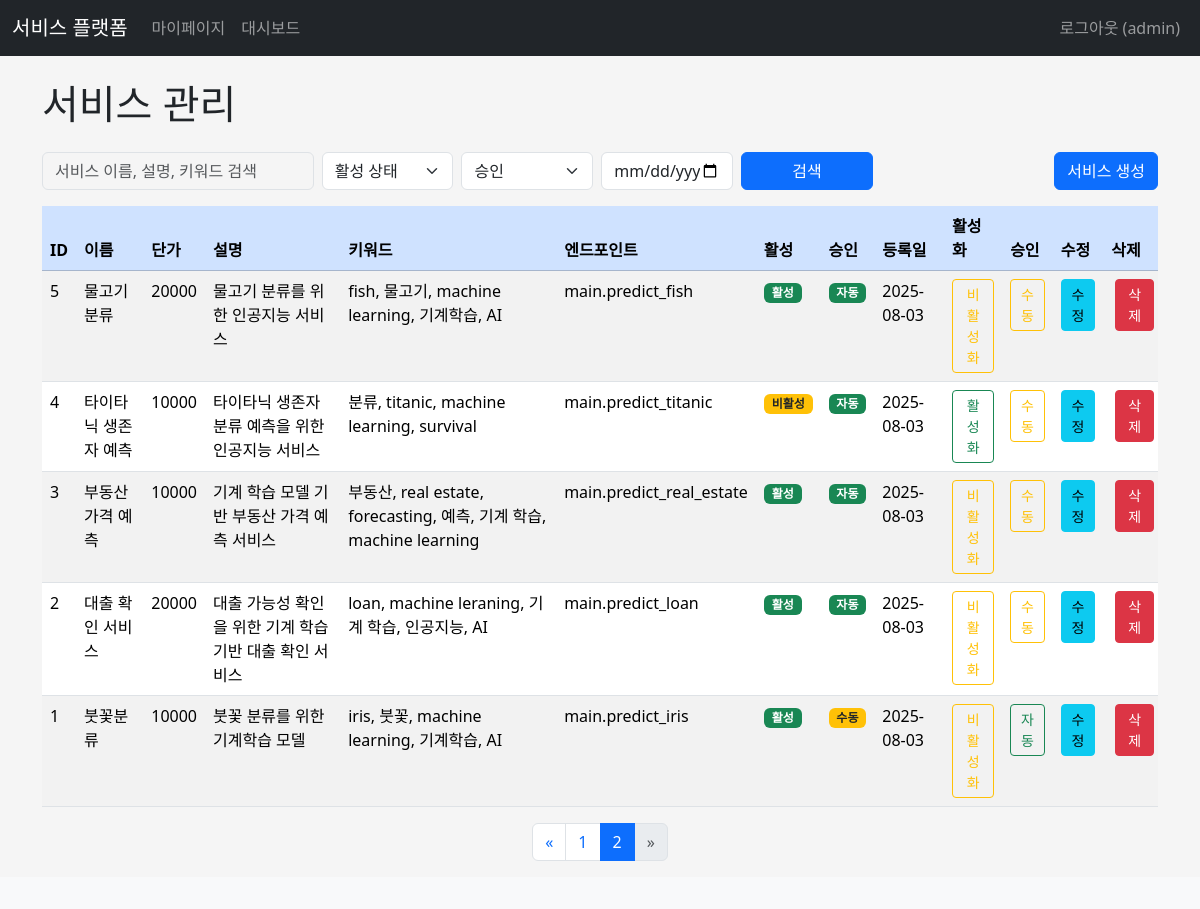
Before: /adminx/services?page=2&search=&is_active=&created_at= (signed in) with the older database file.
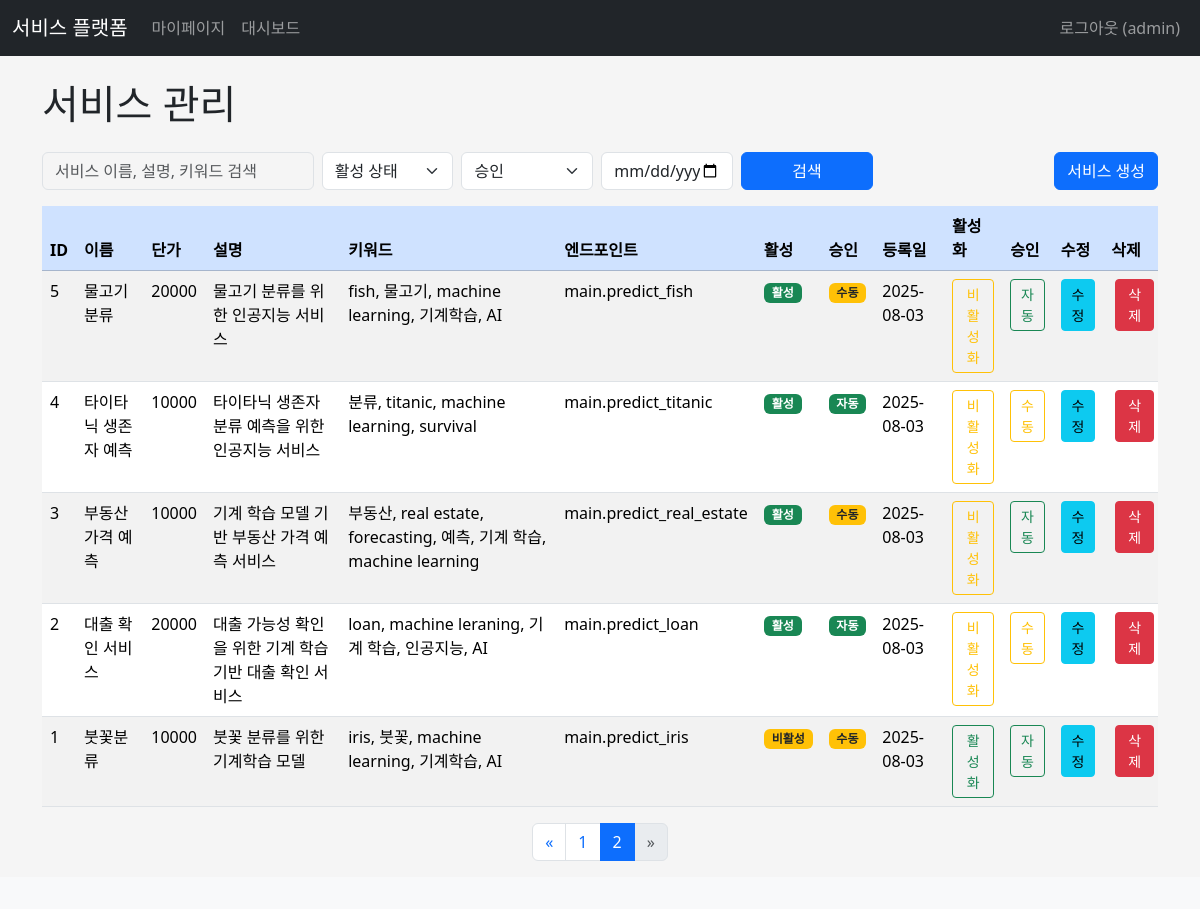
After: the same page with the newer database file.
### apps/dbmodels.py (models this page shows, shortened)
class Service(db.Model):
    __tablename__ = "services"
    id = db.Column(db.Integer, primary_key=True)
    servicename = db.Column(db.String(100), unique=True, nullable=False)
    is_active=db.Column(db.Boolean, default=True)  # 활성화 여부
    is_auto=db.Column(db.Boolean, default=True)  # 자동승인 여부
    price = db.Column(db.Integer, default=0, nullable=False)  # 서비스 단가
    description = db.Column(db.Text, nullable=False)
    keywords = db.Column(db.String(200), nullable=False)
    service_endpoint = db.Column(db.String(255), nullable=True)  # 서비스 엔드포인트 함수, 일단 True
    created_at=db.Column(db.DateTime, default= datetime.now)
    updated_at=db.Column(db.DateTime, default= datetime.now, onupdate=datetime.now)
    subscriptions = db.relationship('Subscription', backref='service', lazy=True, cascade="all, delete-orphan")
    usage_logs = db.relationship('UsageLog', backref='service', lazy=True, cascade="all, delete-orphan")
    prediction_results = db.relationship('PredictionResult', backref='service', lazy=True, cascade="all, delete-orphan")

### apps/adminx/views.py (the view, shortened to what this page needs)
@adminx.route('/services', methods=['GET', 'POST'])
@admin_required
def services():
    PER_PAGE = 10
    page = request.args.get('page', 1, type=int)
    search_query = request.args.get('search', '', type=str)
    is_active_query = request.args.get('is_active', '', type=str) # 'true', 'false', or ''
    is_auto_query = request.args.get('is_auto', '', type=str) # 'true', 'false', or ''
    created_at_query = request.args.get('created_at', '', type=str) # YYYY-MM-DD format
    services_query = Service.query
    if is_active_query:
        if is_active_query == 'true':
            services_query = services_query.filter(Service.is_active == True)
        elif is_active_query == 'false':
            services_query = services_query.filter(Service.is_active == False)
    if is_auto_query:
        if is_auto_query == 'true':
            services_query = services_query.filter(Service.is_auto == True)
        elif is_auto_query == 'false':
            services_query = services_query.filter(Service.is_auto == False)
    services_pagination = services_query.order_by(Service.created_at.desc()).paginate(page=page, per_page=PER_PAGE, error_out=False)
    services = services_pagination.items
    return render_template(
        'adminx/services.html',
        title='사용자 관리',
        services=services,
        pagination=services_pagination,
        search_query=search_query,
        is_active_query=is_active_query,
        is_auto_query=is_auto_query,
        created_at_query=created_at_query,
    )

### apps/dbmodels.py (called while the page is built)
    @property
    def is_authenticated(self):
        return True

### apps/adminx/templates/adminx/services.html (shortened to what the changed rows need)
{% extends "base.html" %}
{% block content %}
<h1 class="mb-4">서비스 관리</h1>
{% if services %}
<div class="table-responsive">
    <table class="table table-hover table-striped">
        <thead class="table-primary">
            <tr>
                <th scope="col">ID</th>
                <th scope="col">이름</th>
                <th scope="col">단가</th>
                <th scope="col">설명</th>
                <th scope="col">키워드</th>
                <th scope="col">엔드포인트</th>
                <th scope="col">활성</th>
                <th scope="col">승인</th>
                <th scope="col">등록일</th>
                <th scope="col">활성화</th>
                <th scope="col">승인</th>
                <th scope="col">수정</th>
                <th scope="col">삭제</th>
            </tr>
        </thead>
        <tbody>
            {% for service in services %}
            <tr>
                <td>{{ service.id }}</td>
                <td>{{ service.servicename }}</td>
                <td>{{ service.price }}</td>
                <td>{{ service.description }}</td>
                <td>{{ service.keywords }}</td>
                <td>{{ service.service_endpoint }}</td>
                <td>
                    {% if service.is_active %}
                        <span class="badge bg-success">활성</span>
                    {% else %}
                        <span class="badge bg-warning text-dark">비활성</span>
                    {% endif %}
                </td>
                <td>
                    {% if service.is_auto %}
                        <span class="badge bg-success">자동</span>
                    {% else %}
                        <span class="badge bg-warning text-dark">수동</span>
                    {% endif %}
                </td>
                <td>{{ service.created_at.strftime('%Y-%m-%d') }}</td>
                <td>
                    <form method="POST" action="{{ url_for('adminx.toggle_service_active', service_id=service.id, search=search_query, page=pagination.page, is_active=is_active_query, created_at=created_at_query) }}" style="display:inline;">
                        <button type="submit" class="btn btn-sm {% if service.is_active %}btn-outline-warning{% else %}btn-outline-success{% endif %}"
                                onclick="return confirm('이 서비스의 활성화 상태를 변경하시겠습니까?');">
                            {{ '비활성화' if service.is_active else '활성화' }}
                        </button>
                    </form>
                </td>
                <td>
                    <form method="POST" action="{{ url_for('adminx.toggle_service_auto', service_id=service.id, search=search_query, page=pagination.page, is_active=is_active_query, is_auto=is_auto_query, created_at=created_at_query) }}" style="display:inline;">
                        <button type="submit" class="btn btn-sm {% if service.is_auto %}btn-outline-warning{% else %}btn-outline-success{% endif %}"
                                onclick="return confirm('이 서비스의 승인 조건을 변경하시겠습니까?');">
                            {{ '수동' if service.is_auto else '자동' }}
                        </button>
                    </form>
                </td>
                <td>
                    <a href="{{ url_for('adminx.edit_service', service_id=service.id) }}" class="btn btn-sm btn-info">수정</a>
                </td>
                <td>
                    <form method="POST" action="{{ url_for('adminx.delete_service', service_id=service.id, search=search_query, page=pagination.page, is_active=is_active_query, created_at=created_at_query) }}" style="display:inline;" class="ms-1">
                        <button type="submit" class="btn btn-sm btn-danger"
                                onclick="return confirm('정말로 {{ service.servicename }} 서비스를 삭제하시겠습니까? 이 작업은 되돌릴 수 없습니다.');">
                            삭제
                        </button>
                    </form>
                </td>
            </tr>
            {% endfor %}
        </tbody>
    </table>
</div>
{% else %}
<div class="alert alert-info" role="alert">
    등록된 서비스가 없습니다.
</div>
{% endif %}
{% endblock %}

Changed rows visible on the page:
changed Service "물고기 분류": is_auto "수동" → "자동"; is_auto "자동" → "수동"
changed Service "타이타닉 생존자 예측": is_active "활성화" → "비활성화"; is_active "비활성" → "활성"
changed Service "부동산 가격 예측": is_auto "수동" → "자동"; is_auto "자동" → "수동"
changed Service "붓꽃분류": is_active "비활성화" → "활성화"; is_active "활성" → "비활성"
